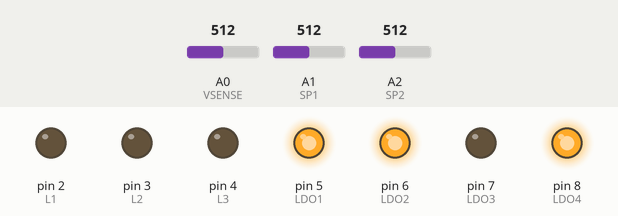
This sketch was run on a simulated Arduino Uno, built with avr-gcc and run on an emulated ATmega328P. Shown: output pins drawn as LEDs (lit = HIGH). Inputs (shaded band) come from the test bench; at power-on: A0 (VSENSE) = 512, A1 (SP1) = 512, A2 (SP2) = 512. What the sketch prints to the serial monitor is not drawn.

Above: at 4.0 s.
At 5.05 s:
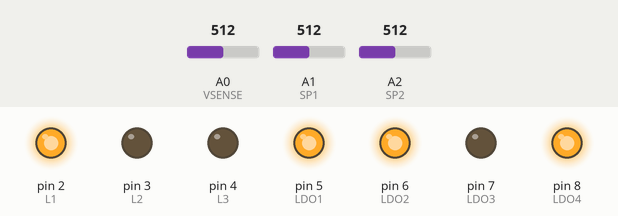
Timing chart, 0 to 8.9 s (numbered marks = the images above):
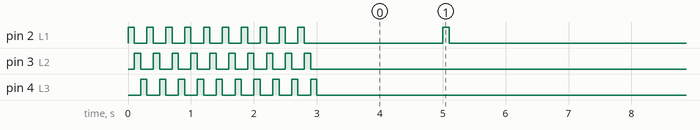

The sketch:

BMS.ino
```cpp
// (licence header left out)
#define VSENSE    A0
#define SP1       A1
#define SP2       A2

// LEDS
#define L1        2
#define L2        3
#define L3        4

// LDO / Channel Outs
#define LDO1      5
#define LDO2      6
#define LDO3      7
#define LDO4      8

// Batt Chem
const int NUM_CELLS = 4;
const float MIN_VOLTAGE_PER_CELL = 1.0;
const float MAX_VOLTAGE_PER_CELL = 1.4;

const float vsense_offset = 0;
const float sp1_offset = 0;
const float sp2_offset = 0;

// Sys Variables
bool activeonBoot_L1 = true;
bool activeonBoot_L2 = true;
bool activeonBoot_L3 = false;
bool activeonBoot_L4 = true;

bool active_LDO1 = false;
bool active_LDO2 = false;
bool active_LDO3 = false;
bool active_LDO4 = false;

bool disabled_LDO1 = false;
bool disabled_LDO2 = false;
bool disabled_LDO3 = false;
bool disabled_LDO4 = false;

bool rememberStates = false;  // Write LDO States to EEPROM

int err = 0;

// System Sensor Variables
float batV, batPct;
float sol1, sol2;

void setup() {
  initPins();

  Serial.begin(9600);
  pinMode(1, INPUT);
  UCSR0B &= ~_BV(TXEN0);

  Serial.println("#BMS, Battery Management System Initializing...");
  sequenceLEDS();

  if(activeonBoot_L1) setLDO(1, 1);
  if(activeonBoot_L2) setLDO(2, 1);
  if(activeonBoot_L3) setLDO(3, 1);
  if(activeonBoot_L4) setLDO(4, 1);

  Serial.println("#BMS, Battery Management System Initialized.");
}


double sensT, updateT = 0;

void loop() {
  lights();

  if(sensT + 2000 <= millis()){
    batV = getBatV();
    batPct = getBatPct();
    sol1 = getSol(1);
    sol2 = getSol(2);
    if(batPct <= 20) err = 1;
    if(batPct <= 5)  err = 2;
    sensT = millis();
  }


  if(updateT + 5000 <= millis()){
    digitalWrite(L1, 1);
    UCSR0B |= _BV(TXEN0);
    delay(100);
    char bu[20];
    Serial.print("$BMS,");
    Serial.print(err);
    Serial.print(",");
    Serial.print(active_LDO1);
    Serial.print(",");
    Serial.print(active_LDO2);
    Serial.print(",");
    Serial.print(active_LDO3);
    Serial.print(",");
    Serial.print(active_LDO4);
    Serial.print(",");
    dtostrf(batV, -1, 2, bu);
    Serial.print(bu);
    Serial.print(",");
    dtostrf(batPct, -3, 2, bu);
    Serial.print(bu);
    Serial.print(",");
    dtostrf(sol1, -1, 2, bu);
    Serial.print(bu);
    Serial.print(",");
    dtostrf(sol2, -1, 2, bu);
    Serial.print(bu);
    Serial.println("*");

    digitalWrite(L1, 0);
    updateT = millis();
    delay(100);
    UCSR0B &= ~bit (TXEN0);
  }


  if (Serial.available() > 0) {
    digitalWrite(L2, 1);
    String rs = Serial.readStringUntil('\n');
    if (rs.startsWith("&BMS")) {
      // Get the command section
      String es = rs.substring(5, 10);

      // Start System Commands
      if (es.equals("CH1,1")) { // Toggle LDO1 On
        Serial.println("#Set CH1 ON...");
        if(setLDO(1, 1)) Serial.println("#OK");
      }
      if (es.equals("CH1,0")) {
        Serial.println("#Set CH1 OFF...");
        if(setLDO(1, 0)) Serial.println("#OK");
      }
      if (es.equals("CH2,1")) {
        Serial.println("#Set CH2 ON...");
        if(setLDO(2, 1)) Serial.println("#OK");
      }
      if (es.equals("CH2,0")) {
        Serial.println("#Set CH2 OFF...");
        if(setLDO(2, 0)) Serial.println("#OK");
      }
      if (es.equals("CH3,1")) {
        Serial.println("#Set CH3 ON...");
        if(setLDO(3, 1)) Serial.println("#OK");
      }
      if (es.equals("CH3,0")) {
        Serial.println("#Set CH3 OFF...");
        if(setLDO(3, 0)) Serial.println("#OK");
      }
      if (es.equals("CH4,1")) {
        Serial.println("#Set CH4 ON...");
        if(setLDO(4, 1)) Serial.println("#OK");
      }
      if (es.equals("CH4,0")) {
        Serial.println("#Set CH4 OFF...");
        if(setLDO(4, 0)) Serial.println("#OK");
      }

      if (es.equals("RST,1")) {
        if(rst()) Serial.println("#OK");
      }

      // End System Control Commands
    } else {
      Serial.println("#BMS?");
    }
    digitalWrite(L2, 0);
  }
}

float getBatV(){
  analogReference(DEFAULT);
  int av = analogRead(VSENSE);
  float iv = (av / 1023.0) * 3.3 * 2;
  iv = iv + vsense_offset;
  iv = (iv < 0.1) ? 0.0 : iv;
  return iv;
}

float mapFloat(float x, float in_min, float in_max, float out_min, float out_max) {
    return (x - in_min) * (out_max - out_min) / (in_max - in_min) + out_min;
}

float getBatPct(){
  float v = getBatV();
  float bp = mapFloat(v, (MIN_VOLTAGE_PER_CELL * NUM_CELLS), (MAX_VOLTAGE_PER_CELL * NUM_CELLS), 0.0, 100.0);
  if(bp < 3.0) bp = 0;
  if(bp > 5.0) bp = 100;
  return bp;
}

float getSol(int pan){
  float v;
  if(pan == 1){
    analogReference(DEFAULT);
    int av = analogRead(SP1);
    v = (av / 1023.0) * 3.3;
    v = v + sp1_offset;
    v = (v < 0.1) ? 0.0 : v;
    return v;
  }
  if(pan == 2){
    analogReference(DEFAULT);
    int av = analogRead(SP2);
    v = (av * 3.3) / 1024.0;
    v = v + sp2_offset;
    v = (v < 0.1) ? 0.0 : v;
    return v;
  }
}


void initPins(){
  pinMode(L1, OUTPUT);
  pinMode(L2, OUTPUT);
  pinMode(L3, OUTPUT);
  pinMode(LDO1, OUTPUT);
  pinMode(LDO2, OUTPUT);
  pinMode(LDO3, OUTPUT);
  pinMode(LDO4, OUTPUT);
}

void sequenceLEDS(){
  for(int i =0; i<10; i++){
    digitalWrite(L1, HIGH);
    delay(100);
    digitalWrite(L1, LOW);
    digitalWrite(L2, HIGH);
    delay(100);
    digitalWrite(L2, LOW);
    digitalWrite(L3, HIGH);
    delay(100);
    digitalWrite(L3, LOW);
  }
  digitalWrite(L1, LOW);
  digitalWrite(L2, LOW);
  digitalWrite(L3, LOW);
}

bool setLDO(int ch, bool state){
  if(ch==1){
    digitalWrite(LDO1, state);
    active_LDO1 = state;
    return true;
  }
  if(ch==2){
    digitalWrite(LDO2, state);
    active_LDO2 = state;
    return true;
  }
  if(ch==3){
    digitalWrite(LDO3, state);
    active_LDO3 = state;
    return true;
  }
  if(ch==4){
    digitalWrite(LDO4, state);
    active_LDO4 = state;
    return true;
  }
  return false;
}

bool rst(){
  // TODO: Reset System

}


double l1t, l2t, l3t; // Timers
bool l1s, l2s, l3s; // States

int lights(){

  if(err){

    if(err == 1){ // Low Battery Level
      if(l3t - 2000 >= millis()){
        l3s = !l3s;
        digitalWrite(L3, l3s);
        l3t = millis();
      }
    }

    if(err == 2){ // Critical Battery Level
      if(l3t - 500 >= millis()){
        l3s = !l3s;
        digitalWrite(L3, l3s);
        l3t = millis();
      }
    }

  }
}
```

Measured:
- by itself, pin 2 (L1): goes 9 × (LOW 0.20 s, HIGH 0.10 s), LOW 2.2 s, 24 × (HIGH 0.10 s, LOW 5.0 s), HIGH 0.10 s, then LOW
